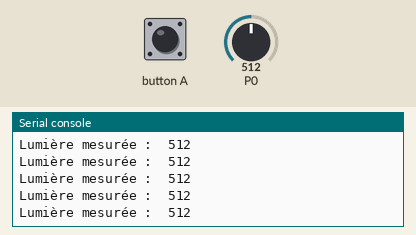
A program run on a simulated BBC micro:bit running MicroPython. On the bench: the last lines printed to the serial console. The inputs (shaded band) are chosen by the test bench; at power-on: P0 = 512 (analog values on the 0–1023 scale).

Above: at 1.2 s.
1.3 s: P0 set to 716
At 1.56 s:
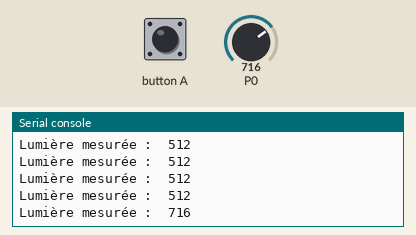
2.8 s: P0 set to 900
At 2.96 s:
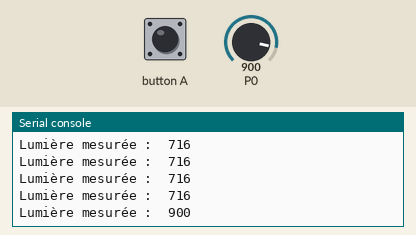
Timing chart, 0 to 5.8 s (numbered marks = the images above; inputs shaded):
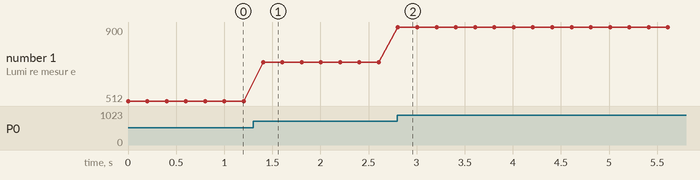

Measured:
- after the input at 1.3 s, the serial console: prints a new line after 0.10 s (image 1)
- after the input at 2.8 s, the serial console: prints a new line at once (image 2)
- plotted number 1: 512 → 716 after the input at 1.3 s, 716 → 900 after the input at 2.8 s

The program:

ldr.py
```python
from microbit import pin0, button_a
from utime import sleep_ms

while button_a.is_pressed() == False :

    val = pin0.read_analog()

    print("Lumière mesurée : ",val)

    sleep_ms(200)
```
